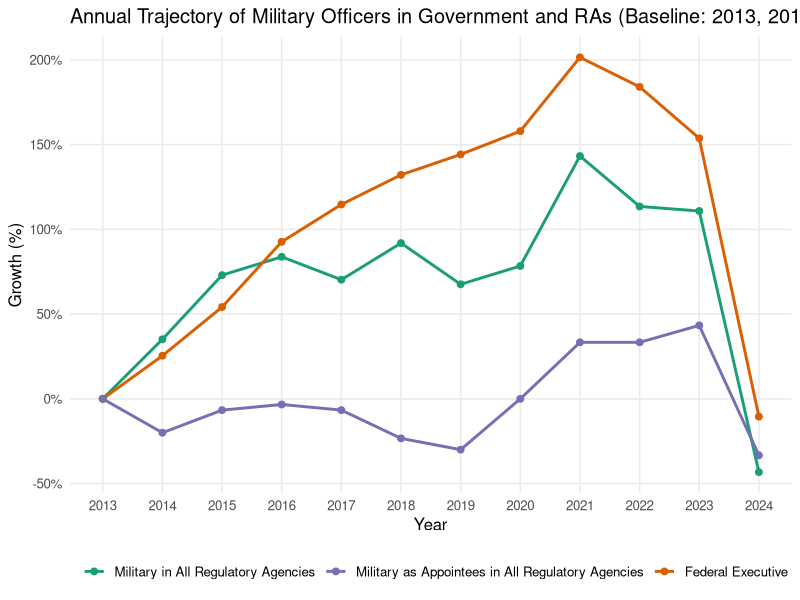
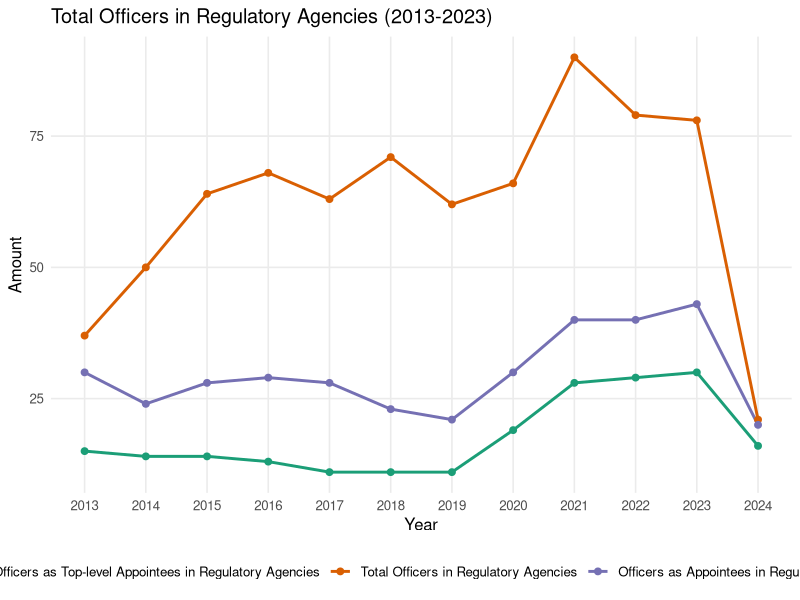
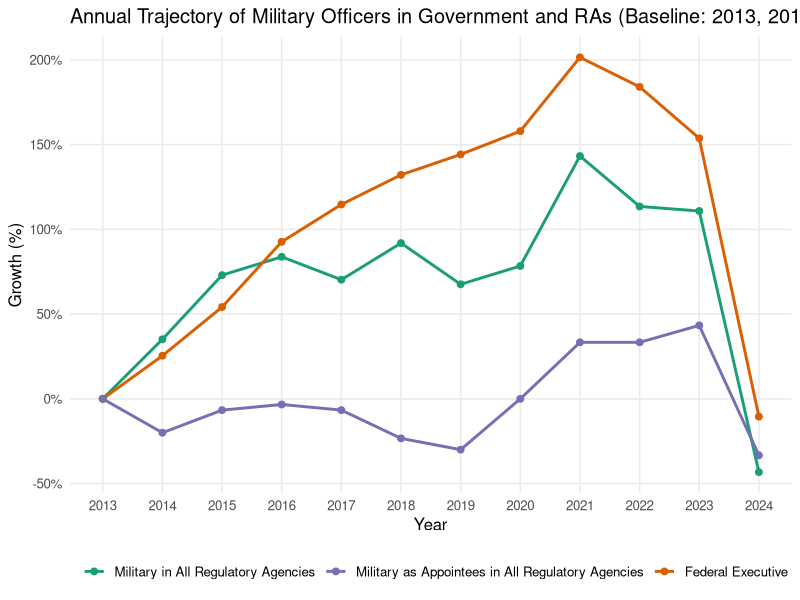
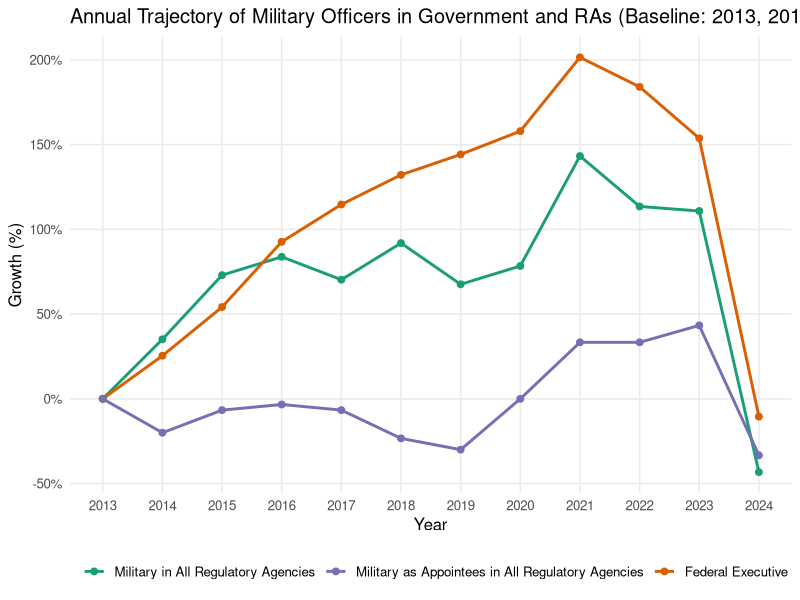

Reproduce these figures in R, in order. (Note: this script raises an error after producing the figures.)
#PROJETO PARA CRIAR GRÁFICOS DA MILITARIZAÇAO DAS AGENCIAS REGULADORAS
# REVISTA GOVERNANCE

#importando o dataset criado por Ademar Guedes
library(tidyverse)
library(readxl)
adeb_999_agencias_militares <- read_excel("adeb_999_agencias_militares.xlsx")
View(adeb_999_agencias_militares)

#criando o arquivo de análise
ar <- adeb_999_agencias_militares

#criar um gráfico harmônico com o atual 1 e 2
# incluir "crescimento de militares no governo" que está no gráfico 1 do apêndice
# e as demais variáveis da figura 1 do texto

glimpse(ar)


# Verificar nomes das colunas relevantes
# Esperado (pela amostra do arquivo):
# ano_arq (coluna A), total_militares_governo (coluna C),
# total_militares_ars (coluna D), total_militares_ars_com_cargo (coluna E)

# 2) Guardar valores-base de 2013 (ano base)
base_vals <- ar %>%
    filter(ano_arq == 2013) %>%
    summarise(
        base_governo = sum(total_militares_governo, na.rm = TRUE),
        base_ar      = sum(total_militares_ars, na.rm = TRUE),
        base_ar_cargo= sum(total_militares_ars_com_cargo, na.rm = TRUE)
    )

# 3) Criar variáveis de crescimento percentual versus 2013
df_out <- ar %>%
    mutate(
        cres_militares_governo   = 100 * (total_militares_governo / base_vals$base_governo - 1),
        cres_militares_ar        = 100 * (total_militares_ars / base_vals$base_ar - 1),
        cres_militares_ar_cargo  = 100 * (total_militares_ars_com_cargo / base_vals$base_ar_cargo - 1)
    )


# Bases anuais (2013)
base_ano <- ar %>%
    filter(ano_arq == 2013) %>%
    summarise(
        base_governo = total_militares_governo,
        base_ar      = total_militares_ars,
        base_ar_cargo= total_militares_ars_com_cargo
    )

df_ano_out <- ar %>%
    mutate(
        cres_militares_governo   = 100 * (total_militares_governo / base_ano$base_governo - 1),
        cres_militares_ar        = 100 * (total_militares_ars / base_ano$base_ar - 1),
        cres_militares_ar_cargo  = 100 * (total_militares_ars_com_cargo / base_ano$base_ar_cargo - 1)
    )

# 5) Visualizar
head(df_out)
head(df_ano_out)

glimpse(df_ano_out)

#Agora vou criar o gráfico 1b
#crescimento anual de militares no governo, militares me AR e em cargos de AR

library(scales)


# Filtrar período e garantir ordenação
ar_plot <- df_ano_out %>%
    filter(ano_arq_tot >= 2013, ano_arq_tot <= 2024) %>%
    arrange(ano_arq_tot)

# Deixar dados em formato longo para facilitar o ggplot
ar_long <- ar_plot %>%
    select(ano_arq_tot,
           cres_militares_governo,
           cres_militares_ar,
           cres_militares_ar_cargo) %>%
    pivot_longer(
        cols = -ano_arq_tot,
        names_to = "serie",
        values_to = "crescimento"
    )

# Rótulos legíveis
rotulos <- c(
    "cres_militares_governo" = "Federal Executive",
    "cres_militares_ar" = "Military in All Regulatory Agencies",
    "cres_militares_ar_cargo" = "Military as Appointees in All Regulatory Agencies"
)

# Gráfico
fig_1b <- ggplot(ar_long, aes(x = ano_arq_tot, y = crescimento, color = serie)) +
    geom_line(size = 1) +
    geom_point(size = 2) +
    scale_color_manual(values = c("#1b9e77", "#7570b3", "#d95f02"),
                       labels = rotulos) +
    scale_x_continuous(breaks = 2013:2024) +
    scale_y_continuous(labels = label_percent(accuracy = 1, scale = 1)) +
    labs(
        title = "Annual Trajectory of Military Officers in Government and RAs (Baseline: 2013, 2013–2024)",
        x = "Year",
        y = "Growth (%)",
        color = ""
    ) +
    theme_minimal(base_size = 12) +
    theme(
        panel.grid.minor = element_blank(),
        legend.position = "bottom"
    )

fig_1b

if(!dir.exists("figures")) {
    dir.create("figures")
}

ggsave("figures/fig_1b.pdf", fig_1b,
       width = 6.5, height = 5, units = "in")


###AGORA CRIAR O GRÁFICO 1A (identico ao que já está no texto)
# Verificar colunas necessárias
cols_ok <- c("ano_arq",
             "total_militares_ars",
             "total_militares_ars_com_cargo",
             "militares_total_agencias_alto_escalao")

missing <- setdiff(cols_ok, names(ar))
if (length(missing) > 0) {
    stop(paste("Faltam colunas no data frame ar:", paste(missing, collapse = ", ")))
}

# Opcional: agregar por ano, se houver várias linhas por ano (ex.: mensais)
ar_ano <- ar %>%
    group_by(ano_arq) %>%
    summarise(
        total_militares_ars = sum(total_militares_ars, na.rm = TRUE),
        total_militares_ars_com_cargo = sum(total_militares_ars_com_cargo, na.rm = TRUE),
        militares_total_agencias_alto_escalao = sum(militares_total_agencias_alto_escalao, na.rm = TRUE),
        .groups = "drop"
    )

# Reestruturar para formato longo
ar_long <- ar %>%
    pivot_longer(
        cols = c(total_militares_ars,
                 total_militares_ars_com_cargo,
                 militares_total_agencias_alto_escalao),
        names_to = "serie",
        values_to = "valor"
    )

# Rótulos legíveis
rotulos <- c(
    "total_militares_ars" = "Total Officers in Regulatory Agencies",
    "total_militares_ars_com_cargo" = "Officers as Appointees in Regulatory Agencies",
    "militares_total_agencias_alto_escalao" = "Officers as Top-level Appointees in Regulatory Agencies"
)

# Gráfico
fig_1a <- ggplot(ar_long, aes(x = ano_arq, y = valor, color = serie)) +
    geom_line(size = 1) +
    geom_point(size = 2) +
    scale_color_manual(values = c("#1b9e77", "#d95f02", "#7570b3"),
                       labels = rotulos) +
    scale_x_continuous(breaks = sort(unique(ar_long$ano_arq))) +
    scale_y_continuous(labels = label_number(big.mark = ".", decimal.mark = ",")) +
    labs(
        title = "Total Officers in Regulatory Agencies (2013-2023)",
        x = "Year",
        y = "Amount",
        color = ""
    ) +
    theme_minimal(base_size = 12) +
    theme(
        panel.grid.minor = element_blank(),
        legend.position = "bottom"
    )


fig_1a

ggsave("figures/fig_1a.pdf", fig_1b,
       width = 6.5, height = 5, units = "in")


glimpse(ar_long)
glimpse (df_ano_out)

names(df_ano_out)

##CRIANDO AGORA A FIGURA 2B
##PARA TANTO, CRIAR ALGUMAS VARIAVEIS SOMANDO TOTAIS DAS 3AR E AS 8AR RESTANTES

cols_8 <- c(
    "militares_aneel","militares_anatel","militares_antaq","militares_antt",
    "militares_ancine","militares_ans","militares_anm","militares_ana"
)

cols_3 <- c("militares_anac","militares_anp","militares_anvs")

df_somas <- df_ano_out %>%
    group_by(ano_arq) %>%
    summarise(
        militares_8_ars = rowSums(across(all_of(cols_8)), na.rm = TRUE),
        militares_3_ars = rowSums(across(all_of(cols_3)), na.rm = TRUE),
        .groups = "drop"
    )

df_ano_out <- df_ano_out %>%
    left_join(df_somas, by = "ano_arq")



#criando soma de 8 e 3AR militares com cargo (inclui alto escalao)
cols_8_cargos <- c(
    "militares_aneel_cargos",
    "militares_anatel_cargos",
    "militares_antaq_cargos",
    "militares_antt_cargos",
    "militares_ancine_cargos",
    "militares_ans_cargos",
    "militares_anm_cargos",
    "militares_ana_cargos"
)

cols_3_cargos <- c("militares_anac_cargos",
                   "militares_anp_cargos",
                   "militares_anvs_cargos")

df_somas_cargos <- df_ano_out %>%
    group_by(ano_arq) %>%
    summarise(
        militares_8_ars_cargos = rowSums(across(all_of(cols_8_cargos)), na.rm = TRUE),
        militares_3_ars_cargos = rowSums(across(all_of(cols_3_cargos)), na.rm = TRUE),
        .groups = "drop"
    )

df_ano_out <- df_ano_out %>%
    left_join(df_somas_cargos, by = "ano_arq")


#criando soma de 8 e 3AR militares com alto escalao
cols_8_alto_escalao <- c(
    "militares_aneel_alto_escalao",
    "militares_anatel_alto_escalao",
    "militares_antaq_alto_escalao",
    "militares_antt_alto_escalao",
    "militares_ancine_alto_escalao",
    "militares_ans_alto_escalao",
    "militares_anm_alto_escalao",
    "militares_ana_alto_escalao"
)

cols_3_alto_escalao <- c("militares_anac_alto_escalao",
                   "militares_anp_alto_escalao",
                   "militares_anvs_alto_escalao")

df_somas_alto_escalao <- df_ano_out %>%
    group_by(ano_arq) %>%
    summarise(
        militares_8_ars_alto_escalao = rowSums(across(all_of(cols_8_alto_escalao)), na.rm = TRUE),
        militares_3_ars_alto_escalao = rowSums(across(all_of(cols_3_alto_escalao)), na.rm = TRUE),
        .groups = "drop"
    )

df_ano_out <- df_ano_out %>%
    left_join(df_somas_alto_escalao, by = "ano_arq")


#grafico somando o total de militares por 3 criterios nos dois grupos (3 e 8 AR)
vars <- c("militares_8_ars.y",
          "militares_3_ars.y",
          "militares_8_ars_cargos",
          "militares_3_ars_cargos",
          "militares_8_ars_alto_escalao",
          "militares_3_ars_alto_escalao")

# Checar colunas
stopifnot(all(c("ano_arq", vars) %in% names(df_ano_out)))

# Agregar por ano (caso haja múltiplas linhas por ano)
plot_df <- df_ano_out %>%
    group_by(ano_arq) %>%
    summarise(across(all_of(vars), ~ sum(.x, na.rm = TRUE)), .groups = "drop")

# Long format para ggplot
plot_long <- plot_df %>%
    pivot_longer(cols = all_of(vars), names_to = "serie", values_to = "valor")

# Rótulos mais legíveis
rotulos <- c(
    "militares_8_ars.y" = "8 ARs (total)",
    "militares_3_ars.y" = "3 ARs (total)",
    "militares_8_ars_cargos" = "8 ARs c/ cargo",
    "militares_3_ars_cargos" = "3 ARs c/ cargo",
    "militares_8_ars_alto_escalao" = "8 ARs alto escalão",
    "militares_3_ars_alto_escalao" = "3 ARs alto escalão"
)

fig_2b <- ggplot(plot_long, aes(x = ano_arq, y = valor, color = serie)) +
    geom_line(size = 1) +
    geom_point(size = 2) +
    scale_color_manual(values = c("#1b9e77","#d95f02","#7570b3","#e7298a","#66a61e","#e6ab02"),
                       labels = rotulos) +
    scale_x_continuous(breaks = sort(unique(plot_long$ano_arq))) +
    scale_y_continuous(labels = label_number(big.mark = ".", decimal.mark = ",")) +
    labs(
        title = "Totais anuais por série",
        x = "Ano",
        y = "Quantidade",
        color = "Série"
    ) +
    theme_minimal(base_size = 12) +
    theme(
        panel.grid.minor = element_blank(),
        legend.position = "bottom"
    )

fig_2b

ggsave("figures/fig_2b.pdf", fig_2b,
       width = 6.5, height = 5, units = "in")




###CRIANDO O MESMO GRÁFICO ACIMA, MAS COMO FACETA
# Definir variáveis por grupo
vars_ars <- c("militares_8_ars.y","militares_3_ars.y")
vars_cargos <- c("militares_8_ars_cargos","militares_3_ars_cargos")
vars_alto <- c("militares_8_ars_alto_escalao","militares_3_ars_alto_escalao")

vars_all <- c(vars_ars, vars_cargos, vars_alto)

stopifnot(all(c("ano_arq", vars_all) %in% names(df_ano_out)))

# Agregar por ano (se necessário)
base_df <- df_ano_out %>%
    group_by(ano_arq) %>%
    summarise(across(all_of(vars_all), ~ sum(.x, na.rm = TRUE)), .groups = "drop")

# Long + colunas de 'grupo' e 'tipo'
plot_long <- base_df %>%
    pivot_longer(cols = all_of(vars_all), names_to = "serie", values_to = "valor") %>%
    mutate(
        grupo = case_when(
            str_detect(serie, "_ars_alto_escalao$") ~ "ars_alto_escalao",
            str_detect(serie, "_ars_cargos$") ~ "ars_cargos",
            TRUE ~ "ars"
        ),
        tipo = if_else(str_detect(serie, "^militares_8_"), "8 ARs", "3 ARs")
    )

fig_2c <- ggplot(plot_long, aes(x = ano_arq, y = valor, color = tipo)) +
    geom_line(size = 1) +
    geom_point(size = 2) +
    scale_color_manual(values = c("8 ARs" = "#1b9e77", "3 ARs" = "#d95f02")) +
    scale_x_continuous(breaks = sort(unique(plot_long$ano_arq))) +
    scale_y_continuous(labels = label_number(big.mark = ".", decimal.mark = ",")) +
    labs(
        title = "Totais anuais por grupo (facetas)",
        x = "Ano",
        y = "Quantidade",
        color = "Série"
    ) +
    facet_wrap(~ grupo, ncol = 1, scales = "free_y") +
    theme_minimal(base_size = 12) +
    theme(
        panel.grid.minor = element_blank(),
        legend.position = "bottom"
    )


fig_2c
ggsave("figures/fig_2c.pdf", fig_2c,
       width = 6.5, height = 5, units = "in")


###CRIANDO AGORA FACETAS DOS TRÊS GRUPOS EM GRÁFICO DE ÁREA DE 100%
library(stringr)

# Variáveis por grupo (mantém .y onde informado)
vars_ars    <- c("militares_8_ars.y","militares_3_ars.y")
vars_cargos <- c("militares_8_ars_cargos","militares_3_ars_cargos")
vars_alto   <- c("militares_8_ars_alto_escalao","militares_3_ars_alto_escalao")

vars_all <- c(vars_ars, vars_cargos, vars_alto)
stopifnot(all(c("ano_arq", vars_all) %in% names(df_ano_out)))

# Agregar por ano
base_df <- df_ano_out %>%
    group_by(ano_arq) %>%
    summarise(across(all_of(vars_all), ~ sum(.x, na.rm = TRUE)), .groups = "drop")

# Long + identificar grupo e tipo
plot_long <- base_df %>%
    pivot_longer(cols = all_of(vars_all), names_to = "serie", values_to = "valor") %>%
    mutate(
        grupo = case_when(
            str_detect(serie, "_ars_alto_escalao$") ~ "RAs: all officers Top-level",
            str_detect(serie, "_ars_cargos$") ~ "RAs: all officers appointees",
            TRUE ~ "RAs: all officers"
        ),
        tipo = if_else(str_detect(serie, "^militares_8_"), "8 RAs", "3 RAs")
    )

# Normalizar para 100% dentro de cada grupo-ano
plot_pct <- plot_long %>%
    group_by(grupo, ano_arq) %>%
    mutate(total_grupo_ano = sum(valor, na.rm = TRUE),
           pct = if_else(total_grupo_ano > 0, valor / total_grupo_ano, 0)) %>%
    ungroup()

fig_2d <- ggplot(plot_pct, aes(x = ano_arq, y = pct, fill = tipo)) +
    geom_area(position = "fill", alpha = 0.9) +  # fill garante 100%
    scale_fill_manual(values = c("8 RAs" = "#1b9e77", "3 RAs" = "#d95f02")) +
    scale_x_continuous(breaks = sort(unique(plot_pct$ano_arq))) +
    scale_y_continuous(labels = label_percent(accuracy = 1)) +
    labs(
        title   = "Share of officers by group of RAs (ANP, Anvisa, ANAC vs. others) (100%)",
        x       = "Year",
        y       = "Share",
        fill    = "Groups"
    ) +
    facet_wrap(~ grupo, ncol = 1) +
    theme_minimal(base_size = 12) +
    theme(
        panel.grid.minor = element_blank(),
        legend.position = "bottom"
    )

fig_2d
ggsave("figures/fig_2d.pdf", fig_2d,
       width = 6.5, height = 5, units = "in")


###FACETAS DE TODAS AS AGENCIAS, SEPARADAMENTE, POR GRUPOS (TOTAL MILITAR, COM CARGO E ALTA BUROCRA)


# Definir vetores por faceta
grp_base <- c("militares_anac","militares_aneel","militares_anatel","militares_antaq",
              "militares_antt","militares_anvs","militares_ancine","militares_anp",
              "militares_ans","militares_anm","militares_ana")

grp_cargos <- paste0(grp_base, "_cargos")
grp_alto   <- paste0(grp_base, "_alto_escalao")

vars_all <- c(grp_base, grp_cargos, grp_alto)
stopifnot(all(c("ano_arq", vars_all) %in% names(df_ano_out)))

# Agregar por ano, se necessário
base_df <- df_ano_out %>%
    group_by(ano_arq) %>%
    summarise(across(all_of(vars_all), ~ sum(.x, na.rm = TRUE)), .groups = "drop")

# Long + coluna do grupo
plot_long <- base_df %>%
    pivot_longer(cols = all_of(vars_all), names_to = "agencia", values_to = "valor") %>%
    mutate(
        grupo = case_when(
            str_detect(agencia, "_alto_escalao$") ~ "alto_escalao",
            str_detect(agencia, "_cargos$") ~ "cargos",
            TRUE ~ "base"
        ),
        agencia_label = str_replace(agencia, "militares_", "") |> 
            str_replace("_cargos$", "") |>
            str_replace("_alto_escalao$", "") |>
            toupper()
    )

ggplot(plot_long, aes(x = ano_arq, y = valor, color = agencia_label, group = agencia_label)) +
    geom_line(size = 0.9, alpha = 0.9) +
    geom_point(size = 1.8) +
    scale_x_continuous(breaks = sort(unique(plot_long$ano_arq))) +
    scale_y_continuous(labels = label_number(big.mark = ".", decimal.mark = ",")) +
    labs(
        title = "Totais anuais por agência e grupo",
        x = "Ano",
        y = "Quantidade",
        color = "Agência"
    ) +
    facet_wrap(~ grupo, ncol = 1, scales = "free_y",
               labeller = as_labeller(c(base = "ARs (base)",
                                        cargos = "ARs (cargos)",
                                        alto_escalao = "ARs (alto escalão)"))) +
    theme_minimal(base_size = 12) +
    theme(
        panel.grid.minor = element_blank(),
        legend.position = "bottom",
        legend.key.width = unit(16, "pt")
    )



## FACETAS separando por agencia

library(dplyr)
library(tidyr)
library(ggplot2)
library(scales)
library(stringr)
library(forcats)

# Lista de ARs
ars <- c("anac","aneel","anatel","antaq","antt","anvs","ancine","anp","ans","anm","ana")

# Construir nomes de colunas para cada dimensão
vars_base   <- paste0("militares_", ars)
vars_cargos <- paste0("militares_", ars, "_cargos")
vars_alto   <- paste0("militares_", ars, "_alto_escalao")

vars_all <- c(vars_base, vars_cargos, vars_alto)
stopifnot(all(c("ano_arq", vars_all) %in% names(df_ano_out)))

# Agregar por ano (se necessário)
base_df <- df_ano_out %>%
    group_by(ano_arq) %>%
    summarise(across(all_of(vars_all), ~ sum(.x, na.rm = TRUE)), .groups = "drop")

# Converter para longo e separar AR e dimensão
plot_long <- base_df %>%
    pivot_longer(cols = all_of(vars_all), names_to = "serie", values_to = "valor") %>%
    mutate(
        # Extrair a AR do nome: "militares_anac(_...)" -> "anac"
        ar  = str_remove(serie, "^militares_") %>%
            str_remove("_cargos$") %>%
            str_remove("_alto_escalao$") %>%
            toupper(),
        dim = case_when(
            str_detect(serie, "_alto_escalao$") ~ "Alto escalão",
            str_detect(serie, "_cargos$")       ~ "Cargos",
            TRUE                                ~ "Base"
        )
    ) %>%
    # Opcional: ordenar facetas por ordem desejada
    mutate(ar = factor(ar, levels = toupper(ars)))

ggplot(plot_long, aes(x = ano_arq, y = valor, color = dim)) +
    geom_line(size = 1) +
    geom_point(size = 1.8) +
    scale_color_manual(values = c("Base" = "#1b9e77", "Cargos" = "#7570b3", "Alto escalão" = "#d95f02")) +
    scale_x_continuous(breaks = sort(unique(plot_long$ano_arq))) +
    scale_y_continuous(labels = label_number(big.mark = ".", decimal.mark = ",")) +
    labs(
        title = "Totais anuais por AR e dimensão",
        x = "Ano",
        y = "Quantidade",
        color = "Dimensão"
    ) +
    facet_wrap(~ ar, ncol = 3, scales = "free_y") +
    theme_minimal(base_size = 12) +
    theme(
        panel.grid.minor = element_blank(),
        legend.position = "bottom"
    )


